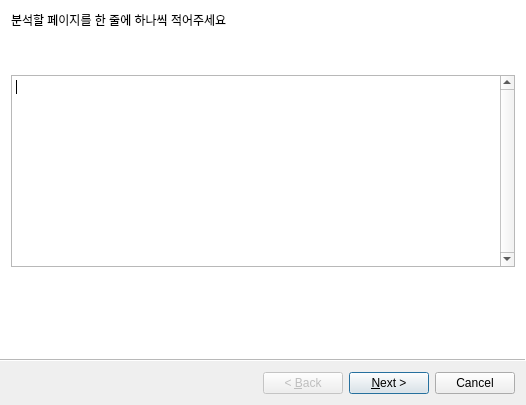
<?xml version="1.0" encoding="UTF-8"?>
<ui version="4.0">
 <class>Wizard</class>
 <widget class="QWizard" name="Wizard">
  <property name="windowModality">
   <enum>Qt::NonModal</enum>
  </property>
  <property name="geometry">
   <rect>
    <x>0</x>
    <y>0</y>
    <width>526</width>
    <height>405</height>
   </rect>
  </property>
  <property name="sizePolicy">
   <sizepolicy hsizetype="Minimum" vsizetype="Minimum">
    <horstretch>0</horstretch>
    <verstretch>0</verstretch>
   </sizepolicy>
  </property>
  <property name="windowTitle">
   <string>수동 추가</string>
  </property>
  <property name="wizardStyle">
   <enum>QWizard::AeroStyle</enum>
  </property>
  <property name="titleFormat">
   <enum>Qt::PlainText</enum>
  </property>
  <property name="subTitleFormat">
   <enum>Qt::PlainText</enum>
  </property>
  <widget class="QWizardPage" name="intro">
   <property name="contextMenuPolicy">
    <enum>Qt::NoContextMenu</enum>
   </property>
   <property name="title">
    <string/>
   </property>
   <property name="subTitle">
    <string/>
   </property>
   <attribute name="pageId">
    <string notr="true">0</string>
   </attribute>
   <layout class="QVBoxLayout" name="verticalLayout">
    <item>
     <widget class="QLabel" name="label">
      <property name="text">
       <string>분석할 페이지를 한 줄에 하나씩 적어주세요</string>
      </property>
     </widget>
    </item>
    <item>
     <spacer name="verticalSpacer">
      <property name="orientation">
       <enum>Qt::Vertical</enum>
      </property>
      <property name="sizeType">
       <enum>QSizePolicy::Fixed</enum>
      </property>
      <property name="sizeHint" stdset="0">
       <size>
        <width>20</width>
        <height>40</height>
       </size>
      </property>
     </spacer>
    </item>
    <item>
     <widget class="QPlainTextEdit" name="manual_input">
      <property name="sizePolicy">
       <sizepolicy hsizetype="Preferred" vsizetype="Preferred">
        <horstretch>0</horstretch>
        <verstretch>0</verstretch>
       </sizepolicy>
      </property>
      <property name="minimumSize">
       <size>
        <width>0</width>
        <height>0</height>
       </size>
      </property>
      <property name="verticalScrollBarPolicy">
       <enum>Qt::ScrollBarAlwaysOn</enum>
      </property>
     </widget>
    </item>
   </layout>
  </widget>
  <widget class="QWizardPage" name="process">
   <attribute name="pageId">
    <string notr="true">40</string>
   </attribute>
   <layout class="QGridLayout" name="gridLayout_4">
    <item row="0" column="0">
     <layout class="QVBoxLayout" name="verticalLayout_4">
      <item>
       <widget class="QLabel" name="label_6">
        <property name="text">
         <string>분석 중입니다. 잠시만 기다려주세요.</string>
        </property>
       </widget>
      </item>
      <item>
       <spacer name="verticalSpacer_4">
        <property name="orientation">
         <enum>Qt::Vertical</enum>
        </property>
        <property name="sizeHint" stdset="0">
         <size>
          <width>20</width>
          <height>40</height>
         </size>
        </property>
       </spacer>
      </item>
      <item>
       <widget class="QLabel" name="processing_page">
        <property name="text">
         <string>검색 중인 사이트:</string>
        </property>
       </widget>
      </item>
      <item>
       <spacer name="verticalSpacer_5">
        <property name="orientation">
         <enum>Qt::Vertical</enum>
        </property>
        <property name="sizeHint" stdset="0">
         <size>
          <width>20</width>
          <height>40</height>
         </size>
        </property>
       </spacer>
      </item>
      <item>
       <widget class="QProgressBar" name="progressBar">
        <property name="value">
         <number>24</number>
        </property>
        <property name="textVisible">
         <bool>true</bool>
        </property>
        <property name="invertedAppearance">
         <bool>false</bool>
        </property>
        <property name="format">
         <string notr="true">%p%</string>
        </property>
       </widget>
      </item>
      <item>
       <spacer name="verticalSpacer_6">
        <property name="orientation">
         <enum>Qt::Vertical</enum>
        </property>
        <property name="sizeHint" stdset="0">
         <size>
          <width>20</width>
          <height>40</height>
         </size>
        </property>
       </spacer>
      </item>
     </layout>
    </item>
   </layout>
  </widget>
  <widget class="QWizardPage" name="concl">
   <attribute name="pageId">
    <string notr="true">50</string>
   </attribute>
   <layout class="QGridLayout" name="gridLayout_7">
    <item row="0" column="0">
     <widget class="QLabel" name="concl_info">
      <property name="text">
       <string>분석을 종료합니다.</string>
      </property>
     </widget>
    </item>
   </layout>
  </widget>
 </widget>
 <resources/>
 <connections/>
</ui>
